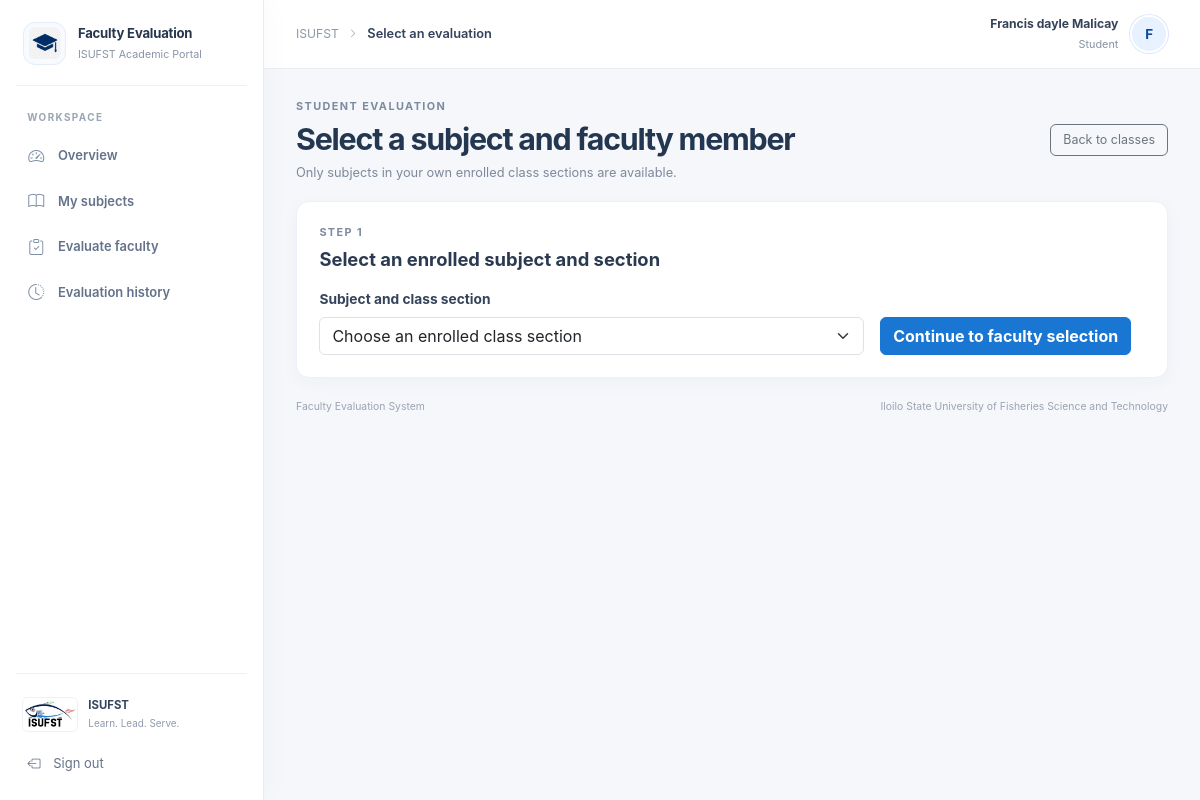
The app's page /faculty_evaluation_system/student/evaluate.php (signed in) with its own data.
### tables this page shows
CREATE TABLE `users` (
  `id` int(11) NOT NULL,
  `full_name` varchar(150) NOT NULL,
  `email` varchar(150) NOT NULL,
  `password_hash` varchar(255) NOT NULL,
  `role` enum('admin','student','faculty') NOT NULL,
  `status` enum('active','inactive') DEFAULT 'active',
  `created_at` timestamp NULL DEFAULT current_timestamp()
);

### faculty_evaluation_system/includes/auth.php (called while the page is built, shortened)
<?php
function appPath(string $path): string
{
    return '/' . (APP_BASE_PATH !== '' ? APP_BASE_PATH . '/' : '') . ltrim($path, '/');
}
function currentUser(): ?array
{
    $userId = filter_var($_SESSION['user']['id'] ?? null, FILTER_VALIDATE_INT);
    require_once __DIR__ . '/../config/database.php';
    $stmt = $conn->prepare(
        'SELECT full_name, email, role, status
         FROM users
         WHERE id = ?
         LIMIT 1'
    );
    $stmt->bind_param('i', $userId);
    $stmt->execute();
    $account = $stmt->get_result()->fetch_assoc();
    return $_SESSION['user'];
}
function requireLogin(): array
{
    $user = currentUser();
    return $user;
}
function requireRole(string $role): array
{
    $user = requireLogin();
    return $user;
}

### faculty_evaluation_system/includes/branding.php (called while the page is built, shortened)
<?php
function systemImagePath(string $image): string
{
    $images = [
        'campus' => '468365392_550426124407386_550347314913598589_n.jpg',
        'isufst' => 'ISUFST.jpg',
        'logo' => 'OIP.jfif',
        'graduation' => 'JQrqEuPrzXBuYJHnjxO-WqW5I9ZhINAhPb4AfIgzFprT_s3DW4tWSRl0aUGU1GscBuMfR_9OGn0KxQhahH6ypfHpoOIDYzQOan5kbb3foW05hQniQrkdUx9bgLG3_R3I4JjXL9-oBpCSR4Lexvaiv6Fy_t-d7FSBzIeU6AsEUuOpc4A82CocjYINsLxJQA0h.jfif',
        'blue' => 'pngtree-blue-background-photos-download-free-wallpaper-hd-dynamic-colorful-guardian-texture-picture-image_2712471.jpg',
    ];
    return appPath('assets/images/' . $images[$image]);
}

### faculty_evaluation_system/student/evaluate.php (the view, shortened to what this page needs)
<?php
require_once __DIR__ . '/../includes/auth.php';
require_once __DIR__ . '/../includes/portal.php';
require_once __DIR__ . '/../config/database.php';
$user = requireRole('student');
$studentLookup = $conn->prepare('SELECT id FROM students WHERE user_id = ? LIMIT 1');
$userId = (int) $user['id'];
$studentLookup->bind_param('i', $userId);
$studentLookup->execute();
$studentRow = $studentLookup->get_result()->fetch_assoc();
$studentId = (int) $studentRow['id'];
$readOptionalId = static function (string $key): ?int {
    if (!isset($_GET[$key]) || $_GET[$key] === '') {
        return null;
    }
    if (!is_string($_GET[$key])) {
        http_response_code(400);
        exit('A selected evaluation item is invalid.');
    }
    $value = filter_var($_GET[$key], FILTER_VALIDATE_INT);
    if ($value === false || $value < 1) {
        http_response_code(400);
        exit('A selected evaluation item is invalid.');
    }
    return $value;
};
$sectionId = $readOptionalId('section_id');
$periodId = $readOptionalId('period_id');
$continueToQuestionnaire = isset($_GET['continue']) && $_GET['continue'] === '1';
$enrolledSectionsStmt = $conn->prepare(
    'SELECT cs.id AS section_id, cs.subject_id, cs.faculty_id,
            cs.section_name, s.subject_code, s.subject_name
     FROM enrollments en
     INNER JOIN class_sections cs ON cs.id = en.class_section_id
     INNER JOIN subjects s ON s.id = cs.subject_id
     WHERE en.student_id = ?
     ORDER BY s.subject_code, s.subject_name, cs.section_name'
);
$enrolledSectionsStmt->bind_param('i', $studentId);
$enrolledSectionsStmt->execute();
$enrolledSections = $enrolledSectionsStmt->get_result()->fetch_all(MYSQLI_ASSOC);
$selectedSection = null;
if ($sectionId === null || $periodId === null || !$continueToQuestionnaire) {
    renderPortalPage('Select an evaluation', $user, static function () use (
        $enrolledSections,
        $selectedSection,
        $evaluationPeriods,
        $selectedPeriod
    ): void {
        ?>
        <section class="page-heading-row">
            <div><p class="eyebrow">STUDENT EVALUATION</p><h1>Select a subject and faculty member</h1>
                <p>Only subjects in your own enrolled class sections are available.</p></div>
            <a class="btn btn-outline-secondary" href="<?= htmlspecialchars(appPath('student/dashboard.php#classes'), ENT_QUOTES, 'UTF-8') ?>">Back to classes</a>
        </section>
        <?php if ($selectedSection === null): ?>
            <?php if ($enrolledSections === []): ?>
                <div class="alert alert-info portal-alert" role="status">No enrolled class sections are available for evaluation.</div>
            <?php else: ?>
                <section class="content-card selection-step-card">
                    <p class="eyebrow">STEP 1</p><h2>Select an enrolled subject and section</h2>
                    <form method="get" class="row g-3 align-items-end">
                        <div class="col-12 col-lg-8">
                            <label class="form-label" for="evaluation-section">Subject and class section</label>
                            <select class="form-select" id="evaluation-section" name="section_id" required>
                                <option value="">Choose an enrolled class section</option>
                            </select>
                        </div>
                        <div class="col-12 col-lg-auto"><button class="btn btn-primary" type="submit">Continue to faculty selection</button></div>
                    </form>
                </section>
            <?php endif; ?>
        <?php endif; ?>
        <?php
    });
    exit;
}
        ?>

### faculty_evaluation_system/includes/portal.php (shortened to what this page needs)
<?php
require_once __DIR__ . '/branding.php';
function portalNavigation(string $role): array
{
    $navigation = [
        'admin' => [
            ['Overview', 'speedometer2', 'admin/dashboard.php', true],
            ['Students', 'people', 'admin/manage.php?module=students', true],
            ['Faculty Members', 'person-video3', 'admin/manage.php?module=faculty', true],
            ['Departments', 'diagram-3', 'admin/manage.php?module=departments', true],
            ['Subjects', 'book', 'admin/manage.php?module=subjects', true],
            ['Class Sections', 'collection', 'admin/manage.php?module=sections', true],
            ['Enrollments', 'person-check', 'admin/manage.php?module=enrollments', true],
            ['Academic Terms', 'calendar3', 'admin/manage.php?module=terms', true],
            ['Evaluation Periods', 'calendar-event', 'admin/manage.php?module=periods', true],
            ['Evaluation Questions', 'patch-question', 'admin/manage.php?module=questions', true],
            ['Evaluation monitoring', 'clipboard-check', 'admin/reports.php?view=completion', true],
            ['Evaluation results', 'clipboard-data', 'admin/reports.php?view=results', true],
            ['Reports', 'bar-chart', 'admin/reports.php?view=reports', true],
            ['Settings', 'gear', null, false],
        ],
        'student' => [
            ['Overview', 'speedometer2', 'student/dashboard.php', true],
            ['My subjects', 'book', 'student/dashboard.php#classes', true],
            ['Evaluate faculty', 'clipboard-check', 'student/dashboard.php#classes', true],
            ['Evaluation history', 'clock-history', 'student/history.php', true],
        ],
        'faculty' => [
            ['Overview', 'speedometer2', 'faculty/dashboard.php', true],
            ['My subjects', 'book', 'faculty/dashboard.php#assignments', true],
            ['Performance results', 'bar-chart', 'faculty/results.php', true],
        ],
    ];
    return $navigation[$role] ?? [];
}
function renderPortalPage(string $title, array $user, callable $content): void
{
    $role = (string) ($user['role'] ?? '');
    $logoutPath = appPath('logout.php');
    $logoImage = htmlspecialchars(systemImagePath('logo'), ENT_QUOTES, 'UTF-8');
    $graduationImage = htmlspecialchars(systemImagePath('graduation'), ENT_QUOTES, 'UTF-8');
    $navigation = portalNavigation($role);
    $initial = strtoupper(substr((string) ($user['full_name'] ?? 'U'), 0, 1));
    ?>
    <!DOCTYPE html>
    <html lang="en">
    <head>
        <link href="https://cdn.jsdelivr.net/npm/bootstrap@5.3.3/dist/css/bootstrap.min.css" rel="stylesheet">
        <link href="https://cdn.jsdelivr.net/npm/bootstrap-icons@1.11.3/font/bootstrap-icons.min.css" rel="stylesheet">
        <link href="<?= htmlspecialchars(appPath('assets/css/style.css'), ENT_QUOTES, 'UTF-8') ?>" rel="stylesheet">
    </head>
    <body class="portal-page">
        <div class="portal-shell">
            <aside class="portal-sidebar" id="portal-sidebar">
                <a class="sidebar-brand" href="<?= htmlspecialchars(appPath($role . '/dashboard.php'), ENT_QUOTES, 'UTF-8') ?>">
                    <img class="sidebar-cap" src="<?= $graduationImage ?>" alt="">
                    <span class="sidebar-brand-copy">
                        <strong>Faculty Evaluation</strong>
                        <small>ISUFST Academic Portal</small>
                    </span>
                </a>
                <div class="sidebar-section-label">WORKSPACE</div>
                <nav class="sidebar-nav" aria-label="Main navigation">
                    <?php foreach ($navigation as [$label, $icon, $path, $enabled]): ?>
                        <?php if ($enabled): ?>
                            <?php
                            $pathOnly = parse_url($path, PHP_URL_PATH) ?: $path;
                            $isManagementLink = strpos($path, 'module=') !== false;
                            $isReportLink = strpos($path, 'admin/reports.php?view=') === 0;
                            $isDashboardLink = basename($pathOnly) === 'dashboard.php';
                            $isActive = false;
                            if ($isManagementLink) {
                                $isActive = isset($_GET['module'])
                                    && strpos($path, 'module=' . rawurlencode((string) $_GET['module'])) !== false;
                            } elseif ($isDashboardLink && $path === $role . '/dashboard.php') {
                                $isActive = basename($_SERVER['SCRIPT_NAME'] ?? '') === 'dashboard.php';
                            } elseif (!$isDashboardLink) {
                                $isActive = basename($_SERVER['SCRIPT_NAME'] ?? '') === basename($pathOnly);
                            }
                            ?>
                            <a class="sidebar-link<?= $isActive ? ' active' : '' ?>" href="<?= htmlspecialchars(appPath($path), ENT_QUOTES, 'UTF-8') ?>"<?= $isActive ? ' aria-current="page"' : '' ?>>
                                <i class="bi bi-<?= htmlspecialchars($icon, ENT_QUOTES, 'UTF-8') ?>" aria-hidden="true"></i>
                                <span><?= htmlspecialchars($label, ENT_QUOTES, 'UTF-8') ?></span>
                            </a>
                        <?php endif; ?>
                    <?php endforeach; ?>
                </nav>
                <div class="sidebar-bottom">
                    <div class="sidebar-university">
                        <img src="<?= $logoImage ?>" alt="ISUFST logo">
                        <span><strong>ISUFST</strong><small>Learn. Lead. Serve.</small></span>
                    </div>
                    <form method="post" action="<?= htmlspecialchars($logoutPath, ENT_QUOTES, 'UTF-8') ?>">
                        <button class="sidebar-logout" type="submit">
                            <i class="bi bi-box-arrow-left" aria-hidden="true"></i>
                            <span>Sign out</span>
                        </button>
                    </form>
                </div>
            </aside>
            <div class="portal-main">
                <header class="portal-topbar">
                    <div class="d-flex align-items-center gap-3">
                        <div class="topbar-context">
                            <span>ISUFST</span><i class="bi bi-chevron-right" aria-hidden="true"></i>
                            <strong><?= htmlspecialchars($title, ENT_QUOTES, 'UTF-8') ?></strong>
                        </div>
                    </div>
                    <div class="topbar-user">
                        <div class="topbar-user-copy">
                            <strong><?= htmlspecialchars($user['full_name'] ?? '', ENT_QUOTES, 'UTF-8') ?></strong>
                            <span><?= htmlspecialchars(ucfirst($role), ENT_QUOTES, 'UTF-8') ?></span>
                        </div>
                        <div class="user-avatar" aria-hidden="true"><?= htmlspecialchars($initial, ENT_QUOTES, 'UTF-8') ?></div>
                    </div>
                </header>
                <main class="portal-content">
                    <?php $content(); ?>
                    <footer class="portal-footer">
                        <span>Faculty Evaluation System</span>
                        <span>Iloilo State University of Fisheries Science and Technology</span>
                    </footer>
                </main>
            </div>
        </div>
    </body>
    </html>
    <?php
}
    ?>

### records on screen
users: full_name "Francis dayle Malicay", role "Student", full_name "F"

### other values on screen
$label "Overview"
$label "My subjects"
$label "Evaluate faculty"
$label "Evaluation history"
$title "Select an evaluation"
